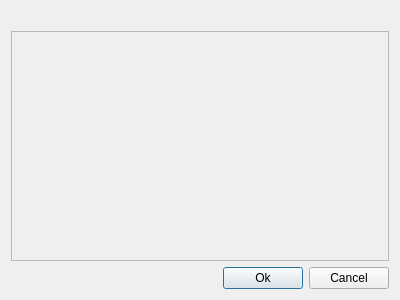
<?xml version="1.0" encoding="UTF-8"?>
<ui version="4.0">
 <class>Dialog</class>
 <widget class="QDialog" name="Dialog">
  <property name="geometry">
   <rect>
    <x>0</x>
    <y>0</y>
    <width>400</width>
    <height>300</height>
   </rect>
  </property>
  <property name="windowTitle">
   <string>Select</string>
  </property>
  <layout class="QVBoxLayout" name="verticalLayout">
   <item>
    <widget class="QLabel" name="msgLabel">
     <property name="text">
      <string/>
     </property>
    </widget>
   </item>
   <item>
    <widget class="QScrollArea" name="scrollArea">
     <property name="widgetResizable">
      <bool>true</bool>
     </property>
     <widget class="QWidget" name="scrollAreaWidgetContents">
      <property name="geometry">
       <rect>
        <x>0</x>
        <y>0</y>
        <width>380</width>
        <height>227</height>
       </rect>
      </property>
      <layout class="QVBoxLayout" name="verticalLayout_2">
       <item>
        <layout class="QVBoxLayout" name="itemsLayout"/>
       </item>
       <item>
        <layout class="QVBoxLayout" name="verticalLayout_3">
         <item>
          <spacer name="verticalSpacer">
           <property name="orientation">
            <enum>Qt::Vertical</enum>
           </property>
           <property name="sizeHint" stdset="0">
            <size>
             <width>20</width>
             <height>40</height>
            </size>
           </property>
          </spacer>
         </item>
        </layout>
       </item>
      </layout>
     </widget>
    </widget>
   </item>
   <item>
    <layout class="QHBoxLayout" name="horizontalLayout">
     <item>
      <spacer name="horizontalSpacer">
       <property name="orientation">
        <enum>Qt::Horizontal</enum>
       </property>
       <property name="sizeHint" stdset="0">
        <size>
         <width>40</width>
         <height>20</height>
        </size>
       </property>
      </spacer>
     </item>
     <item>
      <widget class="QPushButton" name="okButton">
       <property name="text">
        <string>Ok</string>
       </property>
      </widget>
     </item>
     <item>
      <widget class="QPushButton" name="cancelButton">
       <property name="toolTip">
        <string/>
       </property>
       <property name="text">
        <string>Cancel</string>
       </property>
      </widget>
     </item>
    </layout>
   </item>
  </layout>
 </widget>
 <resources/>
 <connections>
  <connection>
   <sender>cancelButton</sender>
   <signal>clicked()</signal>
   <receiver>Dialog</receiver>
   <slot>reject()</slot>
   <hints>
    <hint type="sourcelabel">
     <x>360</x>
     <y>274</y>
    </hint>
    <hint type="destinationlabel">
     <x>68</x>
     <y>289</y>
    </hint>
   </hints>
  </connection>
 </connections>
</ui>
